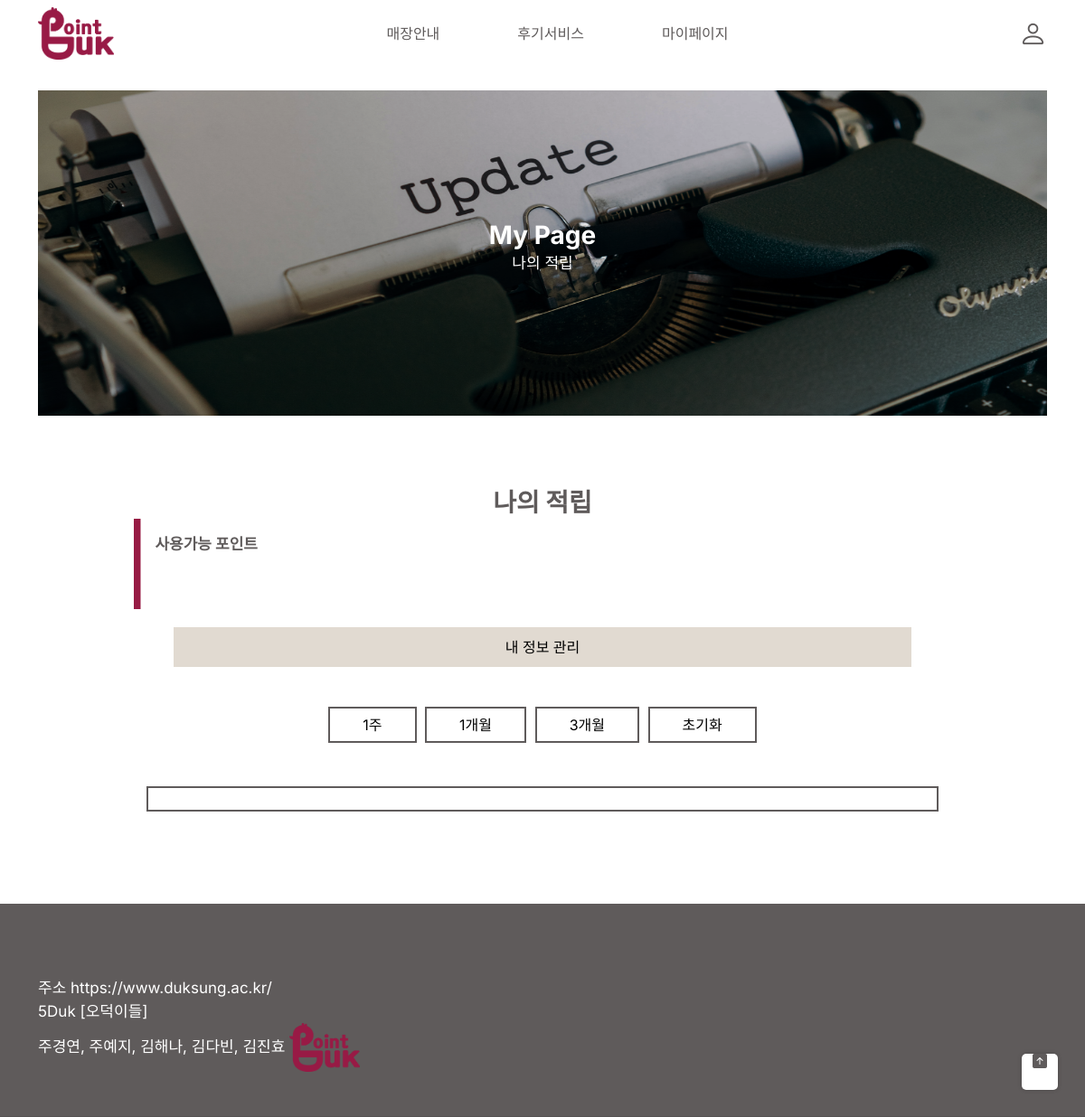
The page /mypage/ on the database as committed earlier.
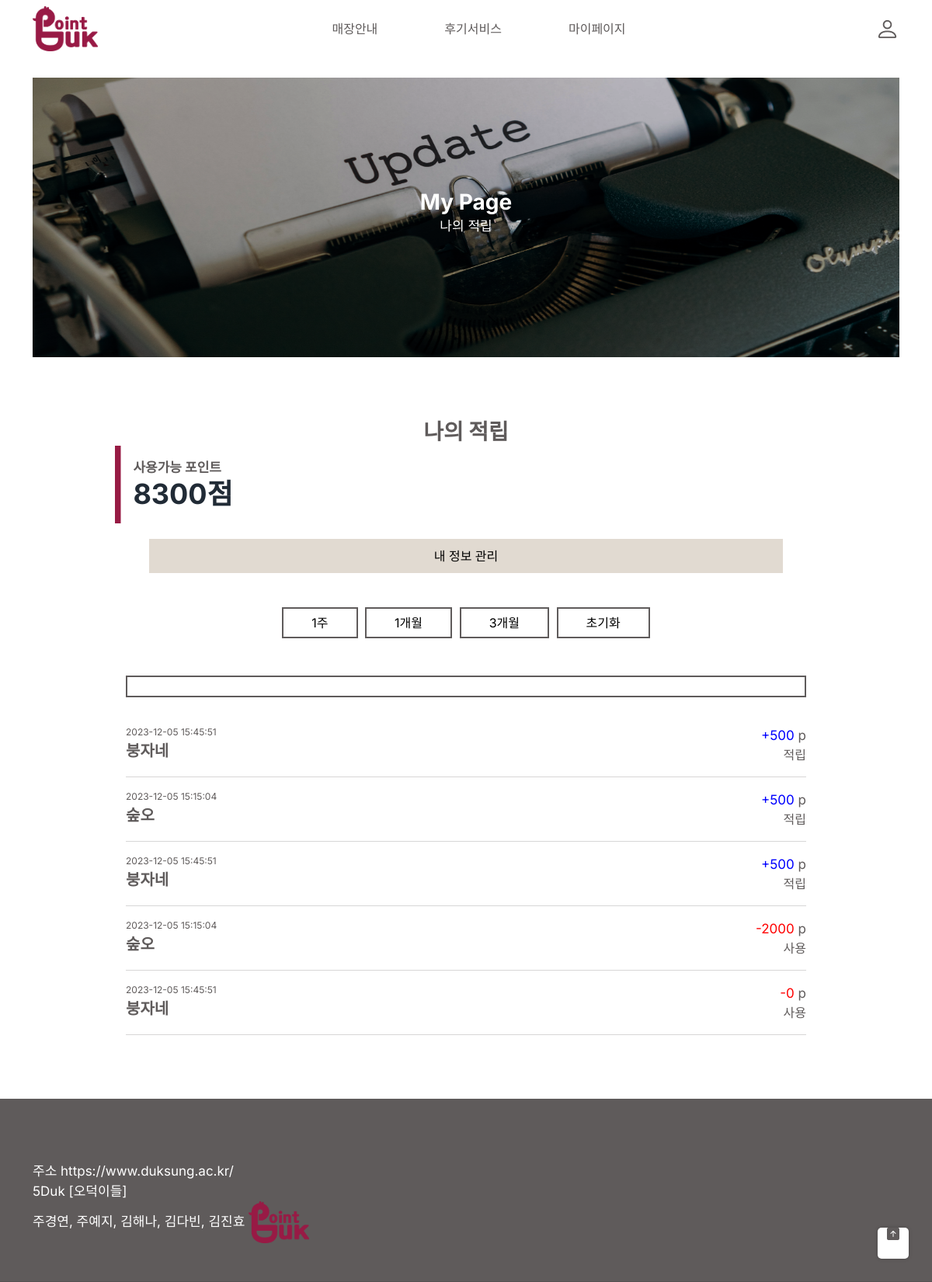
The same page on the database as committed later.
### dp/models.py (models this page shows, shortened)
class Payment(models.Model):  # 결제 정보
    user = models.ForeignKey(User, on_delete=models.CASCADE)  # 결제한 사용자
    store = models.ForeignKey('Store', on_delete=models.CASCADE)  # 구매한 가게 정보와 가게의 discount 가져오기
    menu_item = models.ForeignKey('Menu', on_delete=models.CASCADE)  # 구매한 상품
    user_points = models.PositiveIntegerField(default=0)  # 보유한 포인트
    points_used = models.PositiveIntegerField(default=0)  # 사용한 포인트
    total_amount = models.PositiveIntegerField(default=0)  # 총 결제 금액
    payment_date = models.DateTimeField(auto_now_add=True)  # 결제한 날짜 자동 저장

class User(AbstractUser):
    email = models.CharField(max_length=300, unique=True)
    password = models.CharField(max_length=400)
    points = models.PositiveIntegerField(default=0)
    name = models.CharField(max_length=150, default='')
    last_login = models.DateTimeField(auto_now=True, null=True, blank=True)
    username=None
    objects = CustomUserManager()
    REQUIRED_FIELDS = []
    USERNAME_FIELD = 'email'

class Store(models.Model):  # 가게 정보
    name = models.CharField(max_length=200)  # 가게 이름
    location = models.CharField(max_length=400)  # 위치
    phone = models.CharField(max_length=30, blank=True, null=True)  # 전화번호
    is_cafe = models.BooleanField()  # True -> 카페, False -> 레스토랑
    image = models.ImageField(upload_to='dp/store_images/%Y/%m/%d', blank=True, null=True)  # 가게 이미지, pip install pillow 필수
    discount = models.PositiveIntegerField(default=0)  # 할인 정보
    latitude = models.FloatField(default=0.0)
    longitude = models.FloatField(default=0.0)

### dp/views.py (the view)
# urls.py: path('mypage/', MyPageView.as_view(), name='mypage'),
class MyPageView(View):
    template_name = 'dp/mypage.html'
    def get(self, request, *args, **kwargs):
        user_points = 8300
        payments = Payment.objects.all()[:10]
        context = {
            'user_points': user_points,
            'payments': payments,
        }
        return render(request, self.template_name, {'payments': payments})

### dp/templates/dp/mypage.html (shortened to what this page needs)
<link rel="stylesheet" href="https://maxcdn.bootstrapcdn.com/bootstrap/4.0.0/css/bootstrap.min.css">
<link rel="stylesheet" href="https://cdnjs.cloudflare.com/ajax/libs/bootstrap-datepicker/1.9.0/css/bootstrap-datepicker.min.css">
{% extends 'dp/base.html' %}
{% block main-area %}
    {% load static %}
    <div class="hero">
        <div class="hero_text">
            <h3 style="color: #FFFFFF; "> My Page </h3>
            <p>나의 적립</p>
        </div>
    </div>
    <div class="main-content-title">
        <h3>나의 적립</h3>
    </div>
    <div class="main-content">
    <div class="mypoint">
    <img class="line" src="{% static 'assets/images/icon/line.png' %}" alt="line">
        <div class = "point-text">
        <p class="mypoint-text" style="color: #5F5B5B;font-weight: bold; display: inline;">사용가능 포인트<br></p>
            {% if payments %}
        <h2 style="text-align: left;">{{ payments.0.user.points }}점</h2>
            {% endif %}
        </div>
</div>
    </div>
    <div class="setting-button">
        <a href="{% url 'mypage_detail_1' %}"><button type="button">내 정보 관리</button></a>
    </div>
<div class="date-buttons">
    <button type="button" onclick="setDateFilter(7)">1주</button>
    <button type="button" onclick="setDateFilter(1)">1개월</button>
    <button type="button" onclick="setDateFilter(3)">3개월</button>
    <button type="button" onclick="clearDateFilter()">초기화</button>
</div>
    <div class="DateSelector_view-date__ni2D4 rounded-box">
    </div>
    <div class="view">
    <div class="view-pointsave">
        {% for payment in payments %}
            {% if payment.store.discount > 0 and payment.points_used == 0 %}
                <div class="payment-item">
                    <div class="payment-details">
                        <div class="payment-date" style="font-size: 12px;">{{ payment.payment_date|date:"Y-m-d H:i:s" }}</div>
                        <div class="store-name" style="font-weight: bold; font-size: 20px;">{{ payment.store.name }}</div>
                    </div>
                    <div class="payment-reward">
                        <p class="reward-points">+{{ payment.store.discount }} <span class="reward-label">p</span></p>
                        <span class="reward-label">적립</span>
                    </div>
                </div>
                <hr class="payment-separator">
            {% endif %}
        {% endfor %}
    </div>
    <div class="view-pointsave">
    {% for payment in payments %}
        <div class="payment-item">
            <div class="payment-details">
                <div class="payment-date" style="font-size: 12px;">{{ payment.payment_date|date:"Y-m-d H:i:s" }}</div>
                <div class="store-name" style="font-weight: bold; font-size: 20px;">{{ payment.store.name }}</div>
            </div>
            <div class="payment-reward">
                <p class="reward-points">+{{ payment.store.discount }} <span class="reward-label">p</span></p>
                <span class="reward-label">적립</span>
            </div>
        </div>
        <hr class="payment-separator">
    {% endfor %}
</div>
    <div class="view-pointuse">
    {% for payment in payments %}
        <div class="payment-item">
            <div class="payment-details">
                <div class="payment-date" style="font-size: 12px;">{{ payment.payment_date|date:"Y-m-d H:i:s" }}</div>
                <div class="store-name" style="font-weight: bold; font-size: 20px;">{{ payment.store.name }}</div>
            </div>
            <div class="payment-use">
                <p class="use-points">-{{ payment.points_used }} <span class="use-label">p</span></p>
                <span class="use-label">사용</span>
            </div>
        </div>
        <hr class="payment-separator">
    {% endfor %}
</div>
 {% endblock %}

Rows that differ between the two databases and show on the page:
added Payment: user.points "8300", payment_date "2023-12-05 15:15:04", store.name "숲오", store.discount "500", points_used "2000"
added Payment: payment_date "2023-12-05 15:45:51", store.name "붕자네", store.discount "500", points_used "0"
Other text that changed with them:
text now shown: "점"
